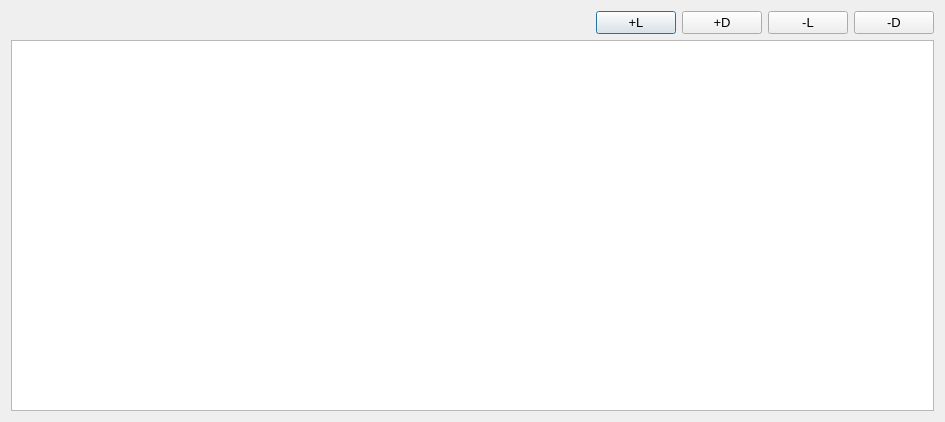
<?xml version="1.0" encoding="UTF-8"?>
<ui version="4.0">
 <class>volumeWindow</class>
 <widget class="QDialog" name="volumeWindow">
  <property name="geometry">
   <rect>
    <x>0</x>
    <y>0</y>
    <width>945</width>
    <height>422</height>
   </rect>
  </property>
  <property name="windowTitle">
   <string>Таблица объёмов ГОСТ</string>
  </property>
  <layout class="QVBoxLayout" name="verticalLayout">
   <item>
    <layout class="QHBoxLayout" name="horizontalLayout">
     <item>
      <spacer name="horizontalSpacer">
       <property name="orientation">
        <enum>Qt::Horizontal</enum>
       </property>
       <property name="sizeHint" stdset="0">
        <size>
         <width>40</width>
         <height>20</height>
        </size>
       </property>
      </spacer>
     </item>
     <item>
      <widget class="QPushButton" name="pushButton_4">
       <property name="font">
        <font>
         <pointsize>10</pointsize>
        </font>
       </property>
       <property name="text">
        <string>+L</string>
       </property>
      </widget>
     </item>
     <item>
      <widget class="QPushButton" name="pushButton_3">
       <property name="font">
        <font>
         <pointsize>10</pointsize>
        </font>
       </property>
       <property name="text">
        <string>+D</string>
       </property>
      </widget>
     </item>
     <item>
      <widget class="QPushButton" name="pushButton_2">
       <property name="font">
        <font>
         <pointsize>10</pointsize>
        </font>
       </property>
       <property name="text">
        <string>-L</string>
       </property>
      </widget>
     </item>
     <item>
      <widget class="QPushButton" name="pushButton">
       <property name="font">
        <font>
         <pointsize>10</pointsize>
        </font>
       </property>
       <property name="text">
        <string>-D</string>
       </property>
      </widget>
     </item>
    </layout>
   </item>
   <item>
    <widget class="QTableView" name="tableView"/>
   </item>
  </layout>
 </widget>
 <resources/>
 <connections/>
</ui>
